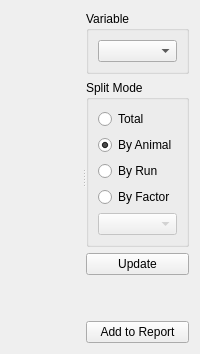
<?xml version="1.0" encoding="UTF-8"?>
<ui version="4.0">
 <author>Anton Rau</author>
 <class>HistogramWidget</class>
 <widget class="QWidget" name="HistogramWidget">
  <layout class="QVBoxLayout" name="verticalLayout">
   <item>
    <widget class="QSplitter" name="splitter">
     <property name="orientation">
      <enum>Qt::Orientation::Horizontal</enum>
     </property>
     <widget class="MplCanvas" name="canvas" native="true">
      <property name="sizePolicy">
       <sizepolicy hsizetype="Preferred" vsizetype="Preferred">
        <horstretch>1</horstretch>
        <verstretch>0</verstretch>
       </sizepolicy>
      </property>
     </widget>
     <widget class="QWidget" name="widgetSettings" native="true">
      <layout class="QVBoxLayout" name="verticalLayout_2">
       <item>
        <widget class="QGroupBox" name="groupBoxVariable">
         <property name="title">
          <string>Variable</string>
         </property>
         <layout class="QVBoxLayout" name="verticalLayout_3">
          <item>
           <widget class="VariableSelector" name="variableSelector"/>
          </item>
         </layout>
        </widget>
       </item>
       <item>
        <widget class="QGroupBox" name="groupBoxSplitMode">
         <property name="title">
          <string>Split Mode</string>
         </property>
         <layout class="QVBoxLayout" name="verticalLayout_7">
          <item>
           <widget class="QRadioButton" name="radioButtonSplitTotal">
            <property name="text">
             <string>Total</string>
            </property>
           </widget>
          </item>
          <item>
           <widget class="QRadioButton" name="radioButtonSplitByAnimal">
            <property name="text">
             <string>By Animal</string>
            </property>
            <property name="checked">
             <bool>true</bool>
            </property>
           </widget>
          </item>
          <item>
           <widget class="QRadioButton" name="radioButtonSplitByRun">
            <property name="text">
             <string>By Run</string>
            </property>
           </widget>
          </item>
          <item>
           <widget class="QRadioButton" name="radioButtonSplitByFactor">
            <property name="text">
             <string>By Factor</string>
            </property>
           </widget>
          </item>
          <item>
           <widget class="FactorSelector" name="factorSelector">
            <property name="enabled">
             <bool>false</bool>
            </property>
           </widget>
          </item>
         </layout>
        </widget>
       </item>
       <item>
        <widget class="QPushButton" name="pushButtonUpdate">
         <property name="text">
          <string>Update</string>
         </property>
        </widget>
       </item>
       <item>
        <spacer name="verticalSpacer">
         <property name="orientation">
          <enum>Qt::Orientation::Vertical</enum>
         </property>
         <property name="sizeHint" stdset="0">
          <size>
           <width>20</width>
           <height>40</height>
          </size>
         </property>
        </spacer>
       </item>
       <item>
        <widget class="QPushButton" name="pushButtonAddReport">
         <property name="text">
          <string>Add to Report</string>
         </property>
        </widget>
       </item>
      </layout>
     </widget>
    </widget>
   </item>
  </layout>
 </widget>
 <customwidgets>
  <customwidget>
   <class>MplCanvas</class>
   <extends>QWidget</extends>
   <header>tse_analytics.views.misc.MplCanvas</header>
   <container>1</container>
  </customwidget>
  <customwidget>
   <class>VariableSelector</class>
   <extends>QComboBox</extends>
   <header>tse_analytics.views.misc.variable_selector</header>
  </customwidget>
  <customwidget>
   <class>FactorSelector</class>
   <extends>QComboBox</extends>
   <header>tse_analytics.views.misc.factor_selector</header>
  </customwidget>
 </customwidgets>
 <resources>
  <include location="../../../../resources/resources.qrc"/>
 </resources>
 <connections/>
</ui>
